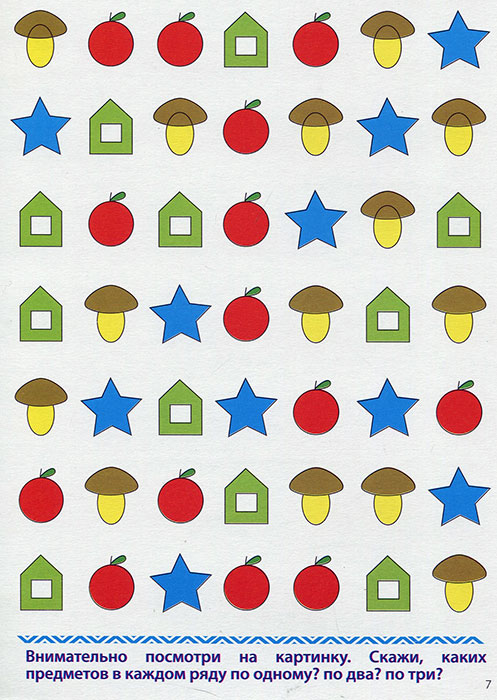
#> input picture block_3/same_objects.jpg, 497 x 700 px
$ jupyter execute hw_opencv_again.ipynb   (text cells are left out)
#> lines starting #> are read from the running program, lines starting #| are printed output that depends on the picture; after the words box and inside, x2 and y2 are one past the last pixel; in counts of white or black regions, pixels touching at a corner belong together; pictures that were not available may be replaced by others from this repository, and a replacement may not be noted
[cell 1]
import cv2
import numpy as np
from matplotlib import pyplot as plt

[cell 2]
img_rgb = cv2.imread('same_objects.jpg')
#> img_rgb is the input picture: shape (700, 497, 3); mean B, G, R 198.1, 204.4, 209
plt.imshow(cv2.cvtColor(img_rgb, cv2.COLOR_BGR2RGB))

[cell 3]
template = cv2.imread('template.jpg', 0)
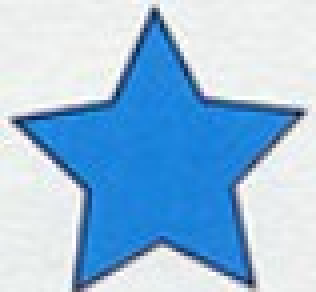
#> input picture block_3/template.jpg, 79 x 73 px (shown 4 times larger)
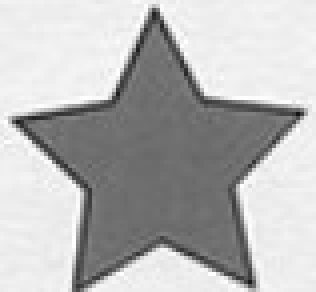
#> template: shape (73, 79) (shown 4 times larger); min 20, max 255, mean 183.4
plt.imshow(cv2.cvtColor(template, cv2.COLOR_BGR2RGB))

[cell 4]
img_gray = cv2.cvtColor(img_rgb, cv2.COLOR_BGR2GRAY)
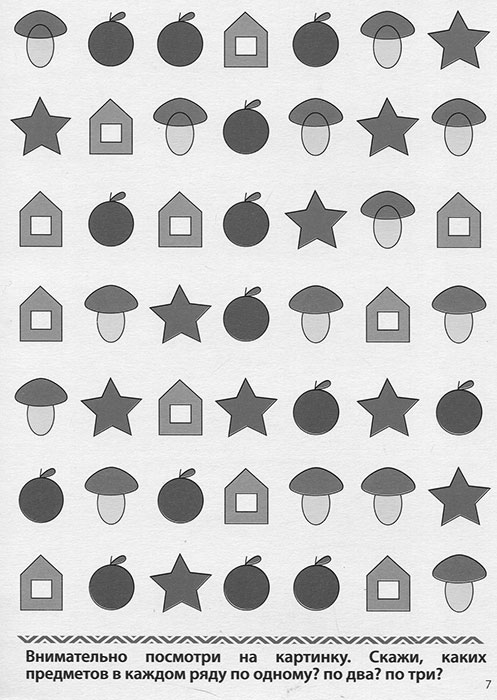
#> img_gray: shape (700, 497); min 2, max 255, mean 205
template = cv2.imread('template.jpg', 0)
w, h = template.shape[::-1]
#> w = 79; h = 73

res = cv2.matchTemplate(img_gray,template,cv2.TM_CCOEFF_NORMED)
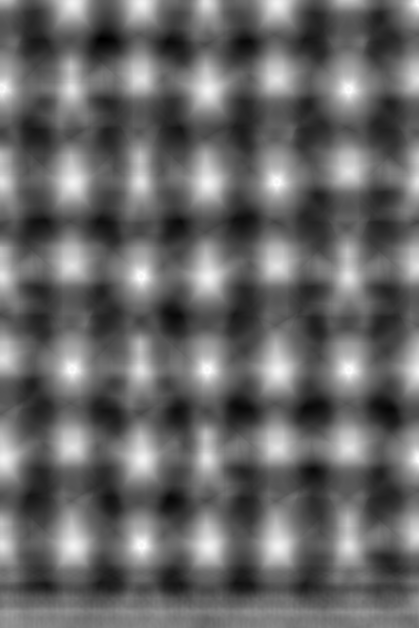
#> res: shape (628, 419) float32; min -0.514, max 0.731, mean -0.00529; drawn with min black and max white
threshold = 0.7    # Порог сходства
c = 0
loc = np.where( res >= threshold)
#> loc = 208 positions, rows 0 to 548, columns 0 to 418
for pt in zip(*loc[::-1]):
    c += 1
    cv2.rectangle(img_rgb, pt, (pt[0] + w, pt[1] + h), (0,0,0), 2)
#> this loop made 208 passes
#> pt on passes 1 to 3: (417, 0), (416, 1), (417, 1)
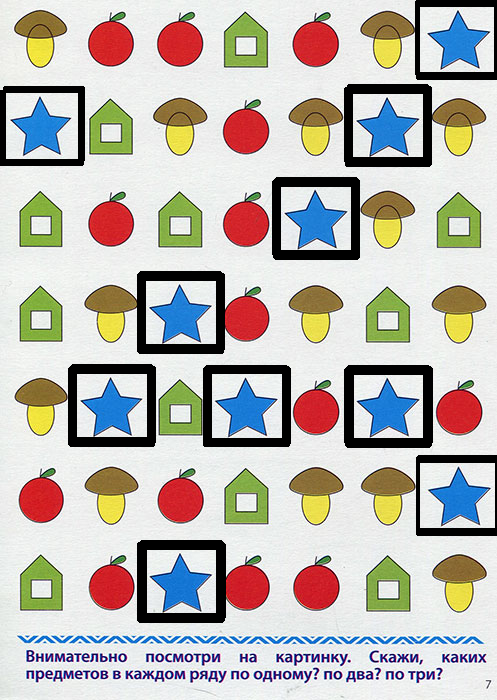
#> img_rgb: shape (700, 497, 3); 7.38% of pixels changed, all inside (x1, y1, x2, y2) = (0, 0, 497, 623)
#> after the loop, c = 208

print(c)
#| 208
plt.imshow(cv2.cvtColor(img_rgb, cv2.COLOR_BGR2RGB))

[cell 5]
import cv2
import numpy as np

cap = cv2.VideoCapture('video1.mp4')
fourcc = cv2.VideoWriter_fourcc(*'FMP4')
#> fourcc = 877677894
FPS = 30.0
cols = int(cap.get(cv2.CAP_PROP_FRAME_WIDTH))
#> cols = 1000
rows = int(cap.get(cv2.CAP_PROP_FRAME_HEIGHT))
#> rows = 667
print(cols, rows)
#| 1000 667
out = cv2.VideoWriter('video1Mod.mp4', fourcc, FPS, (cols, rows))

# [0c; 5c): кадр без изменений
for seconds in range(0, 5):
    for frames in range(int(FPS)):
        ret, frame = cap.read()
        if ret == True:
            out.write(frame)
        else:
            break

# [5c; 10c): размытие с квадратной матрицей из 1 размером 3
for seconds in range(5, 10):
    for frames in range(int(FPS)):
        ret, frame = cap.read()
        if ret == True:
            kernel_3x3 = np.ones((3, 3), np.float32) / 9.0
            frame = cv2.filter2D(frame, -1, kernel_3x3)
            out.write(frame)
        else:
            break

# [10c; 15c): размытие с квадратной матрицей из 1 размером 5
for seconds in range(10, 15):
    for frames in range(int(FPS)):
        ret, frame = cap.read()
        if ret == True:
            kernel_5x5 = np.ones((5, 5), np.float32) / 25.0
            frame = cv2.filter2D(frame, -1, kernel_5x5)
            out.write(frame)
        else:
            break

# [15c; 20c): размытие с квадратной матрицей из 1 размером 9
for seconds in range(15, 20):
    for frames in range(int(FPS)):
        ret, frame = cap.read()
        if ret == True:
            kernel_9x9 = np.ones((9, 9), np.float32) / 81.0
            frame = cv2.filter2D(frame, -1, kernel_9x9)
            out.write(frame)
        else:
            break

# [20c; 25c): размытие с квадратной матрицей из 1 размером 15
for seconds in range(20, 25):
    for frames in range(int(FPS)):
        ret, frame = cap.read()
        if ret == True:
            kernel_15x15 = np.ones((15, 15), np.float32) / 225.0
            frame = cv2.filter2D(frame, -1, kernel_15x15)
            out.write(frame)
        else:
            break

# [25c; 30c): обнулить первый цветовой канал (B)
for seconds in range(25, 30):
    for frames in range(int(FPS)):
        ret, frame = cap.read()
        if ret == True:
            frame[:, :, 0] = 0  # Обнуляем синий канал
            out.write(frame)
        else:
            break

# [30c; 35c): обнулить второй цветовой канал (G)
for seconds in range(30, 35):
    for frames in range(int(FPS)):
        ret, frame = cap.read()
        if ret == True:
            frame[:, :, 1] = 0  # Обнуляем зеленый канал
            out.write(frame)
        else:
            break

# [35c; 40c): обнулить третий цветовой канал (R)
for seconds in range(35, 40):
    for frames in range(int(FPS)):
        ret, frame = cap.read()
        if ret == True:
            frame[:, :, 2] = 0  # Обнуляем красный канал
            out.write(frame)
        else:
            break

# [40c; 45c): применить эрозию с ядром размером 3
for seconds in range(40, 45):
    for frames in range(int(FPS)):
        ret, frame = cap.read()
        if ret == True:
            kernel = np.ones((3, 3), np.uint8)
            frame = cv2.erode(frame, kernel, iterations=1)
            out.write(frame)
        else:
            break

# [45c; 50c): применить эрозию с ядром размером 5
for seconds in range(45, 59):
    for frames in range(int(FPS)):
        ret, frame = cap.read()
        if ret == True:
            kernel = np.ones((5, 5), np.uint8)
            frame = cv2.erode(frame, kernel, iterations=1)
            out.write(frame)
        else:
            break

cap.release()
out.release()
